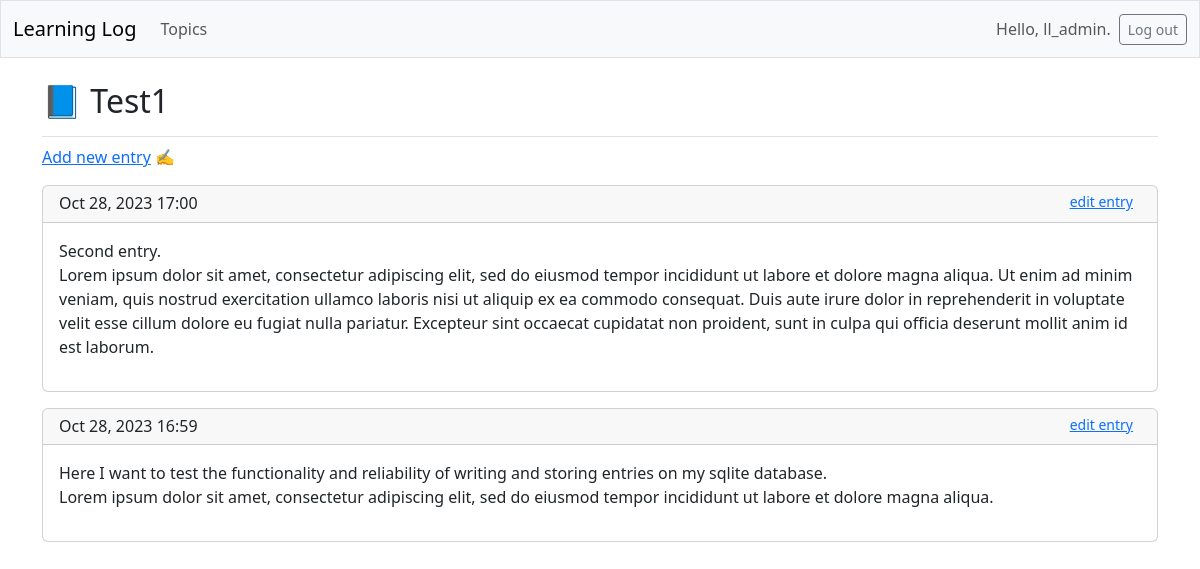
The page /topics/1/ (signed in) on the database its author committed.
### learning_logs/models.py (models this page shows, shortened)
class Topic(models.Model):
    text = models.CharField(max_length=200)
    date_added = models.DateTimeField(auto_now_add=True)
    owner = models.ForeignKey(User, on_delete=models.CASCADE)

class Entry(models.Model):
    topic = models.ForeignKey(Topic, on_delete=models.CASCADE)
    text = models.TextField()
    date_added = models.DateTimeField(auto_now_add=True)
    class Meta:
        verbose_name_plural = 'entries'

### learning_logs/views.py (the view)
# urls.py: path('topics/<int:topic_id>/', views.topic, name='topic'),
@login_required
def topic(request, topic_id):
    topic = Topic.objects.get(id=topic_id)
    check_topic_owner(topic, request.user)
    entries = topic.entry_set.order_by('-date_added')
    context = {'topic': topic, 'entries': entries}
    return render(request, 'learning_logs/topic.html', context)

### learning_logs/views.py (called while the page is built)
def check_topic_owner(topic, user):
    if topic.owner != user:
        raise Http404

### learning_logs/templates/learning_logs/topic.html
{% extends 'learning_logs/base.html' %}
{% block page_header %}
  <h2>📘 {{ topic.text }}</h2>
{% endblock page_header %}
{% block content %}
  <p>
    <a href="{% url 'learning_logs:new_entry' topic.id %}">Add new entry</a> ✍️
  </p>
  {% for entry in entries %}
    <div class="card mb-3">
      <h5 class="card-header fs-6">
        {{ entry.date_added|date:'M d, Y H:i' }}
        <small class="float-end pe-2"><a href="{% url 'learning_logs:edit_entry' entry.id %}">
          edit entry</a></small>
      </h5>
      <div class="card-body">{{ entry.text|linebreaks }}</div>
    </div>
  {% empty %}
    <p>There are no entries for this topic yet.</p>
  {% endfor %}
{% endblock content %}

### learning_logs/templates/learning_logs/base.html (shortened to what this page needs)
<!doctype html>
<html lang="en">
<head>
  {% load django_bootstrap5 %}
  {% bootstrap_css %}
</head>
<body>
  <nav class="navbar navbar-expand-md navbar-light bg-light mb-4 border">
    <div class="container-fluid">
      <a class="navbar-brand" href="{% url 'learning_logs:index' %}">
          Learning Log</a>
      <div class="collapse navbar-collapse" id="navbarCollapse">
        <ul class="navbar-nav me-auto mb-2 mb-md-0">
          <li class="nav-item">
            <a class="nav-link" href="{% url 'learning_logs:topics' %}">
              Topics</a></li>
        </ul>
        <ul class="navbar-nav ms-auto mb-2 mb-md-0">
          {% if user.is_authenticated %}
            <li class="nav-item">
              <span class="navbar-text me-2">Hello, {{ user.username }}.
                </span></li>
          {% endif %}
        </ul>
        {% if user.is_authenticated %}
          <form action="{% url 'accounts:logout' %}" method='post'>
            <button name='submit' class='btn btn-outline-secondary btn-sm'>
              Log out</button>
          </form>
        {% endif %}
      </div>
    </div>
  </nav>
  <main class="container">
    <div class="pb-2 mb-2 border-bottom">
      {% block page_header %}{% endblock page_header %}
    </div>
    <div>
      {% block content %}{% endblock content %}
    </div>
  </main>
</body>
</html>

### rows shown on the page
Topic: text "Test1"
Entry: date_added "Oct 28, 2023 17:00", text "Second entry. Lorem ipsum dolor sit amet, consectetur adipiscing elit, sed do eiusmod tempor incididunt ut labore et dolore magna aliqua. Ut enim ad minim veniam, quis nostrud exercitation ullamco laboris nisi ut aliquip ex ea commodo consequat. Duis aute irure dolor in reprehenderit in voluptate velit esse cillum dolore eu fugiat nulla pariatur. Excepteur sint occaecat cupidatat non proident, sunt in culpa qui officia deserunt mollit anim id est laborum."
Entry: date_added "Oct 28, 2023 16:59", text "Here I want to test the functionality and reliability of writing and storing entries on my sqlite database. Lorem ipsum dolor sit amet, consectetur adipiscing elit, sed do eiusmod tempor incididunt ut labore et dolore magna aliqua."

### other values the page prints
{{ user.username }} "ll_admin"
